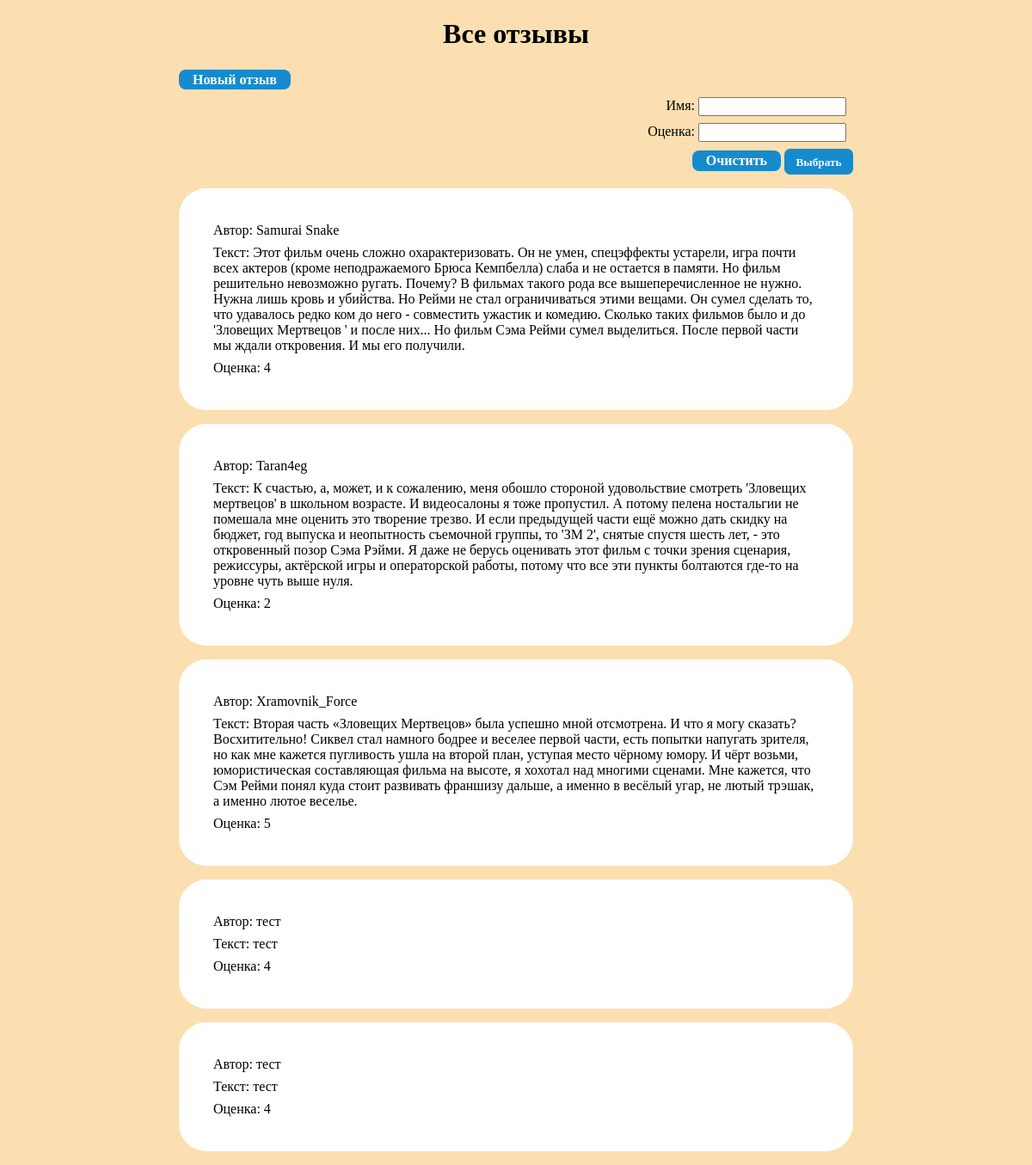
The page / on the database its author committed.
### ReviewsApp/models.py (models this page shows, shortened)
class Review(models.Model):
    name = models.CharField(max_length=32,verbose_name='Имя')
    text = models.TextField(verbose_name='Текст')
    rate = models.IntegerField(verbose_name='Оценка', validators=[MinValueValidator(1), MaxValueValidator(5)])

### ReviewsApp/views.py (the view)
# urls.py: path('', views.ReviewsList.as_view()),
class ReviewsList(ListView):
    model = Review
    queryset = Review.objects.all()
    template_name = 'ReviewsApp/review_list.html'
    def get_context_data(self, *, object_list=None, **kwargs):
        res = super().get_context_data(object_list=None, **kwargs)
        res['form']=self.filterset.form
        return res
    def get_queryset(self):
        queryset = super().get_queryset()
        self.filterset = ReviewFilter(self.request.GET,queryset=queryset)
        return self.filterset.qs

### ReviewsApp/templates/ReviewsApp/review_list.html (shortened to what this page needs)
{% extends "base.html" %}
{% block header %}Все отзывы{% endblock header %}
{% block content %}
    <a href="{% url 'review' %}">Новый отзыв</a>
    <form align="right" method="GET" action="{% url 'list' %}">
        {{ form.as_p }}
        <a href="{% url 'list' %}">Очистить</a>
        <input type="submit" value="Выбрать">
    </form>
    <ul>
      {% for reviews in object_list %}
      <li>
          <p>Автор: {{ reviews.name }}</p>
          <p>Текст: {{ reviews.text }}</p>
          <p>Оценка: {{ reviews.rate }}</p>
      </li>
        {% empty %}
      <li>No reviews yet.</li>
        {% endfor %}
    </ul>
{% endblock content %}

### ReviewsApp/templates/base.html (style rules this page uses)
* { font-family: "Comic Sans MS", "Comic Sans", cursive; }
p { margin: 0.5em }
ul { padding: 0em }
li { margin-left: 0em; margin-right: 0em; margin-top: 1em; background: #ffffff; list-style-type: none; width:45em; padding: 2em; border-radius: 2em; }
a,input[type=submit] { width: auto; display: inline; background: #158bcd; border-radius: 0.5em; color: white; font-weight: bold; line-height: 25px; text-align: center; padding-left: 1em; padding-right: 1em; padding-top:0.2em; padding-bottom:0.2em; text-decoration: none; }
a { height: auto; }
input[type=submit] { border:none; }
body { max-width: max-content; margin: auto; background: #fbdfb1; }

### rows shown on the page
Review: name "Samurai Snake", text "Этот фильм очень сложно охарактеризовать. Он не умен, спецэффекты устарели, игра почти всех актеров (кроме неподражаемого Брюса Кемпбелла) слаба и не остается в памяти. Но фильм решительно невозможно ругать. Почему? В фильмах такого рода все вышеперечисленное не нужно. Нужна лишь кровь и убийства. Но Рейми не стал ограничиваться этими вещами. Он сумел сделать то, что удавалось редко ком до него - совместить ужастик и комедию. Сколько таких фильмов было и до 'Зловещих Мертвецов ' и после них... Но фильм Сэма Рейми сумел выделиться. После первой части мы ждали откровения. И мы его получили.", rate "4"
Review: name "Taran4eg", text "К счастью, а, может, и к сожалению, меня обошло стороной удовольствие смотреть 'Зловещих мертвецов' в школьном возрасте. И видеосалоны я тоже пропустил. А потому пелена ностальгии не помешала мне оценить это творение трезво. И если предыдущей части ещё можно дать скидку на бюджет, год выпуска и неопытность съемочной группы, то 'ЗМ 2', снятые спустя шесть лет, - это откровенный позор Сэма Рэйми. Я даже не берусь оценивать этот фильм с точки зрения сценария, режиссуры, актёрской игры и операторской работы, потому что все эти пункты болтаются где-то на уровне чуть выше нуля.", rate "2"
Review: name "Xramovnik_Force", text "Вторая часть «Зловещих Мертвецов» была успешно мной отсмотрена. И что я могу сказать? Восхитительно! Сиквел стал намного бодрее и веселее первой части, есть попытки напугать зрителя, но как мне кажется пугливость ушла на второй план, уступая место чёрному юмору. И чёрт возьми, юмористическая составляющая фильма на высоте, я хохотал над многими сценами. Мне кажется, что Сэм Рейми понял куда стоит развивать франшизу дальше, а именно в весёлый угар, не лютый трэшак, а именно лютое веселье.", rate "5"
Review: name "тест", text "тест", rate "4"
Review: name "тест", text "тест", rate "4"
